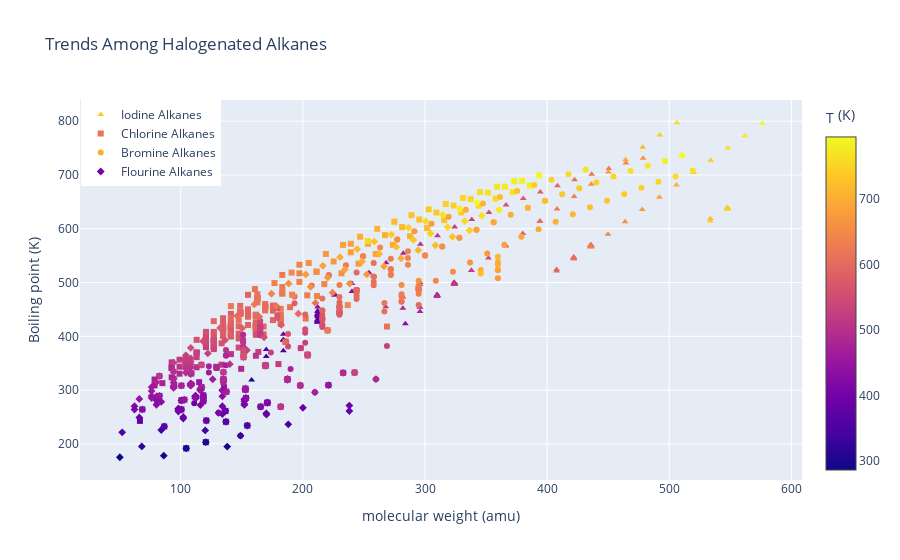

This figure's notebook cell:
### Markdown cell above
**<font color=red> Problem: </font>** (6 points) I anticipate that we won't completely finish the previous in-class problem (trends among halogens) before time is up. Finish this figure, and upload your code and attach the .html file generated.

### Code cell
import plotly.graph_objects as go
fig = go.Figure()
fig.add_trace (go.Scatter (x = BetterIodo ['molweight'], y = BetterIodo['boiling point (K)'], name = 'Iodine Alkanes', mode='markers', 
                            marker_symbol = 'triangle-up', marker_color =BetterIodo['critical temperature (K)'],
                           hovertemplate = '<extra></extra>' + '%{text}' + '<br>molecular weight (amu): %{x}', text= BetterIodo['name']))
fig.add_trace(go.Scatter (x = BetterChloro['molweight'], y = BetterChloro['boiling point (K)'], name ='Chlorine Alkanes', mode='markers',
                         marker_symbol = 'square', marker_color = BetterChloro['critical temperature (K)'],
                        hovertemplate = '<extra></extra>'  + '%{text}' + '<br>molecular weight (amu): %{x}', text= BetterChloro['name']))
fig.add_trace(go.Scatter (x = BetterBromo['molweight'], y = BetterBromo['boiling point (K)'], name = 'Bromine Alkanes', mode='markers',
                        marker_symbol = 'circle', marker_color = BetterBromo['critical temperature (K)'],
                      hovertemplate = '<extra></extra>'  + '%{text}' + '<br>molecular weight (amu): %{x}', text = BetterBromo['name']))
fig.add_trace(go.Scatter(x = BetterFluoro['molweight'], y = BetterFluoro['boiling point (K)'], name = 'Flourine Alkanes',mode='markers', 
                        marker_symbol = 'diamond', marker_color = BetterFluoro['critical temperature (K)'],
                        marker_colorbar=dict (title='T<sub></sub> (K)'), 
                      hovertemplate = '<extra></extra>'+ '%{text}' + '<br>molecular weight (amu): %{x}', text = BetterFluoro['name']))
 
fig.update_layout (title = 'Trends Among Halogenated Alkanes', xaxis_title = 'molecular weight (amu)', yaxis_title ="Boiling point (K)", 
                   legend=dict( y=1, x=0.001))
fig.show() 
fig.write_html('ANinteractiveplot1.html')

### Figure 1 — Plotly figure (JSON) as saved in the notebook; plotly's stock layout.template omitted (floating-point values rounded to 4 significant figures; data arrays with more than 128 entries replaced by an {"elided": "..."} marker saying what was removed)
{"data": [{"hovertemplate": "<extra></extra>%{text}<br>molecular weight (amu): %{x}", "marker": {"color": {"elided": "141 float values"}, "symbol": "triangle-up"}, "mode": "markers", "name": "Iodine Alkanes", "text": {"elided": "141 str values"}, "type": "scatter", "x": {"elided": "141 float values"}, "y": {"elided": "141 float values"}}, {"hovertemplate": "<extra></extra>%{text}<br>molecular weight (amu): %{x}", "marker": {"color": {"elided": "278 float values"}, "symbol": "square"}, "mode": "markers", "name": "Chlorine Alkanes", "text": {"elided": "278 str values"}, "type": "scatter", "x": {"elided": "278 float values"}, "y": {"elided": "278 float values"}}, {"hovertemplate": "<extra></extra>%{text}<br>molecular weight (amu): %{x}", "marker": {"color": {"elided": "207 float values"}, "symbol": "circle"}, "mode": "markers", "name": "Bromine Alkanes", "text": {"elided": "207 str values"}, "type": "scatter", "x": {"elided": "207 float values"}, "y": {"elided": "207 float values"}}, {"hovertemplate": "<extra></extra>%{text}<br>molecular weight (amu): %{x}", "marker": {"color": {"elided": "214 float values"}, "colorbar": {"title": {"text": "T<sub></sub> (K)"}}, "symbol": "diamond"}, "mode": "markers", "name": "Flourine Alkanes", "text": {"elided": "214 str values"}, "type": "scatter", "x": {"elided": "214 float values"}, "y": {"elided": "214 float values"}}], "layout": {"legend": {"x": 0.001, "y": 1}, "title": {"text": "Trends Among Halogenated Alkanes"}, "xaxis": {"title": {"text": "molecular weight (amu)"}}, "yaxis": {"title": {"text": "Boiling point (K)"}}}}
